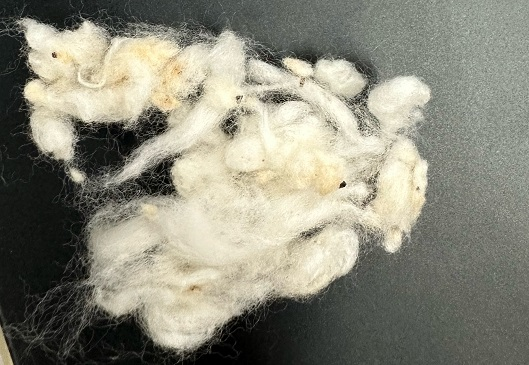
#> input picture image1.jpeg, 529 x 365 px
$ jupyter execute gomicount.ipynb
#> lines starting #> are read from the running program, lines starting #| are printed output that depends on the picture; after the words box and inside, x2 and y2 are one past the last pixel; in counts of white or black regions, pixels touching at a corner belong together
[cell 1]
import cv2
import numpy as np

# 画像の読み込み
image = cv2.imread("image1.jpeg")
#> image is the input picture: shape (365, 529, 3); mean B, G, R 124.2, 138.9, 140.2

# HSV色空間に変換
hsv = cv2.cvtColor(image, cv2.COLOR_BGR2HSV)
#> hsv: shape (365, 529, 3); mean H, S, V 36, 33, 142

# 黒色の範囲を定義
lower_black = np.array([0, 0, 0])
upper_black = np.array([180, 255, 40])

# 黒色領域のマスクを作成
mask = cv2.inRange(hsv, lower_black, upper_black)
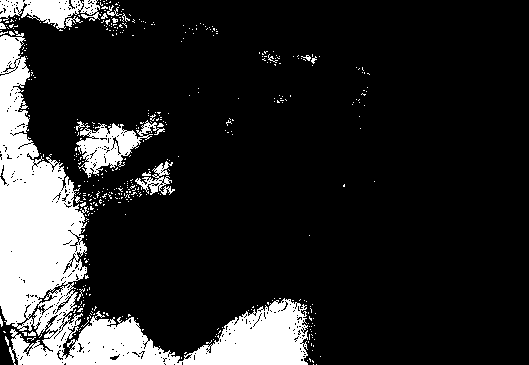
#> mask: shape (365, 529); 16% white; 444 white regions (424 under 20 px)

# 輪郭を検出
contours, _ = cv2.findContours(mask, cv2.RETR_EXTERNAL, cv2.CHAIN_APPROX_SIMPLE)
#> contours = 444 contours, 438 with area under 20; largest, box (x1, y1, x2, y2) and area: (0, 30, 308, 365) 25400, (76, 120, 165, 178) 1907, (0, 0, 101, 29) 1551, (135, 161, 175, 195) 379, (65, 16, 83, 27) 46, (107, 5, 122, 16) 22

# 各輪郭を四角で囲む
count = 0  # 黒色の点の個数
for contour in contours:
    # 輪郭の外接矩形を取得
    x, y, w, h = cv2.boundingRect(contour)
    cv2.rectangle(image, (x, y), (x + w, y + h), (0, 255, 0), 2)
    count += 1
#> this loop made 444 passes
#> (x, y, w, h) on passes 1, 2, 4: (316, 364, 1, 1), (313, 364, 1, 1), (307, 360, 1, 1)
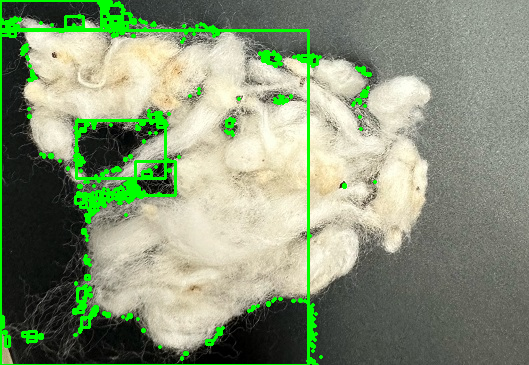
#> image: shape (365, 529, 3); 5.88% of pixels changed, all inside (x1, y1, x2, y2) = (0, 0, 377, 365)
#> after the loop, count = 444

# 個数を表示
cv2.putText(image, "Count: " + str(count), (10, 30), cv2.FONT_HERSHEY_SIMPLEX, 1, (0, 0, 255), 2)
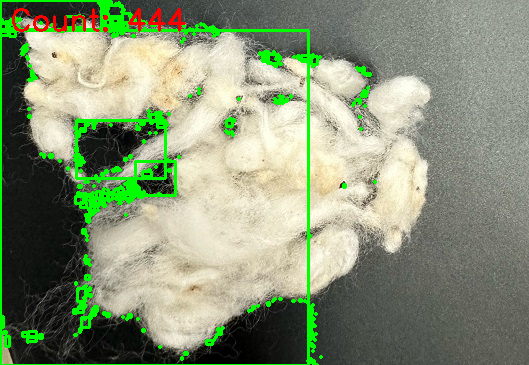
#> image: shape (365, 529, 3); 0.57% of pixels changed, all inside (x1, y1, x2, y2) = (12, 8, 186, 32)

# 結果の表示
cv2.imshow("image", image)
cv2.waitKey(0)
cv2.destroyAllWindows()
